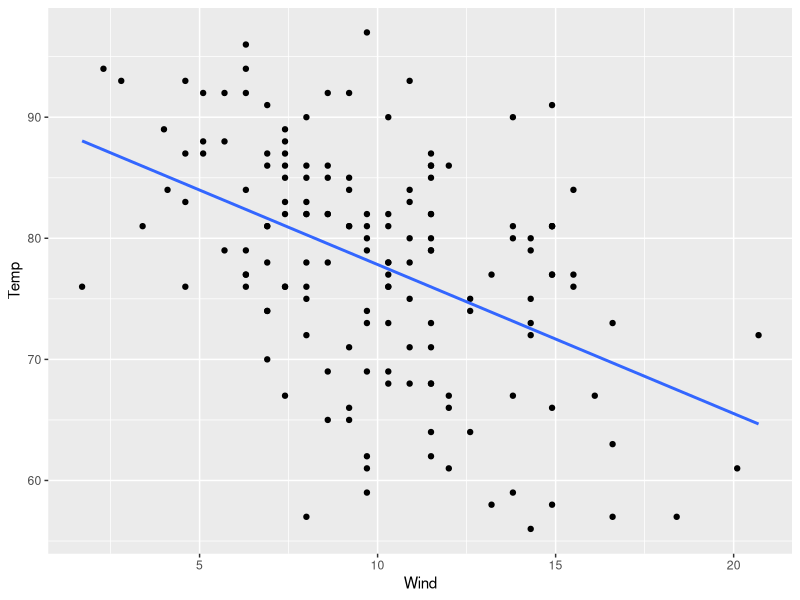

Generate this figure with R:
## ---- chunk 1
#| message: false

library(tidyverse)
library(broom)
## ---- chunk 2
glimpse(airquality)
## ---- chunk 3
#| fig-alt: a scatterplot showing the relation between wind and temp in the airquality data set. There appears to be a negative relation.

ggplot(airquality, 
       aes(x = Wind,
           y = Temp)) +
  geom_point() +
  geom_smooth(method = "lm",
              se = FALSE)
## ---- chunk 4
model <- lm(Temp ~ Wind, 
            data = airquality)
summary(model)
## ---- chunk 5
fitted.values(model)[1:10] # first 10
residuals(model)[1:10]
## ---- chunk 6
airq_aug <- augment(model)
glimpse(airq_aug)
